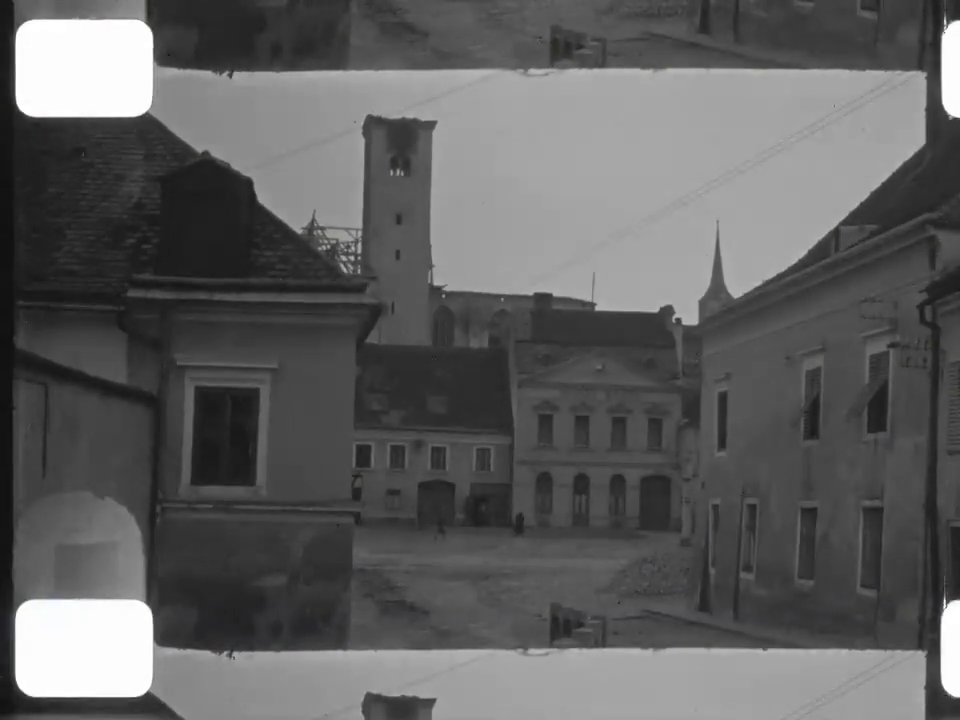
#> input picture templates/16mm_test.png, 960 x 720 px
$ python createMasks.py
#> lines starting #> are read from the running program, lines starting #| are printed output that depends on the picture; after the words box and inside, x2 and y2 are one past the last pixel; in counts of white or black regions, pixels touching at a corner belong together
import numpy as np
import cv2
from matplotlib import pyplot as plt
import os
import random

def cropWindow(img, w, h, center_x, center_y):
    tmp_img = img

    p1_x = center_x - int(w/2)
    p1_y = center_y - int(h/2)
    p2_x = center_x + int(w/2)
    p2_y = center_y + int(h/2)

    cropped_img = tmp_img[p1_y:p2_y, p1_x:p2_x]
    return cropped_img


img_path = "templates/16mm_test.png"
mask_path = "./film_types/" # 16mm_mask_prep_v5.png
dst_path = "./masks_3classes/"

mask_files = os.listdir(mask_path)
cnt = 0;
for i, mask in enumerate(mask_files):
    print(mask)
    mask_filepath = mask_path + "/" + mask;

    # [5 lines of commented-out code are left out]

    if(i == 0):
        crop_w = 960  #840
        crop_h = 720  #630
        random_x_range = [540, 680]  # [580, 600]
        random_y_range = [370, 545]  # [420, 490]
        class_indices = i+1
    elif(i == 1):
        crop_w = 960  # 840
        crop_h = 720  # 630
        random_x_range = [580, 620]  # [580, 600]
        random_y_range = [430, 480]  # [430, 480]
        class_indices = i+1


    nSamples = 50

    img = cv2.imread(img_path)
#> img is the input picture: shape (720, 960, 3); mean B, G, R 96.3, 96.2, 96.2
    img = img[200:380, 200:440]
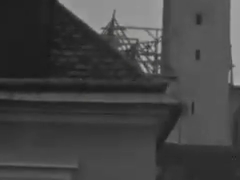
#> img: shape (180, 240, 3); mean B, G, R 67.5, 67.6, 67.6
    mask = cv2.imread(mask_filepath)
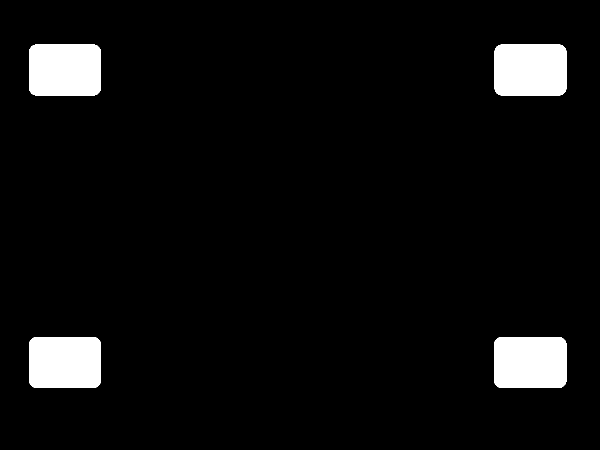
#> input picture film_types/16mm_mask_prep_v5.png, 1200 x 900 px (shown at 1/2 size)
#> mask is the input picture: shape (900, 1200, 3); 5.4% white; 4 white regions, box (x1, y1, x2, y2) and area: (988, 674, 1133, 776) 14580, (58, 89, 202, 191) 14478, (989, 89, 1133, 191) 14478, (58, 674, 202, 776) 14478
    print(mask.shape)
#| (900, 1200, 3)
    print(img.shape)
#| (180, 240, 3)

    #print(mask[2:5])


    #mask_resized = cv2.resize(mask, (int(mask.shape[1] / 3), int(mask.shape[0] / 3)))
    img_resized = cv2.resize(img, (mask.shape[1], mask.shape[0]))
    #print(mask_resized.shape)
    print(img.shape)
#| (180, 240, 3)
    #print(img_resized.shape)

    #random.seed(5)
    for i in range(0, nSamples):
        cnt = cnt + 1

        rand_x = random.randint(random_x_range[0], random_x_range[1])
        rand_y = random.randint(random_y_range[0], random_y_range[1])
        #print(rand_x)
        #print(rand_y)

        alpha = 0.5

        src1 = img_resized.copy()
        src2 = mask.copy()
        output = mask.copy()
        output = cropWindow(mask, w=crop_w, h=crop_h, center_x=rand_x, center_y=rand_y)   #780, 1150   700, 1000


        # [4 lines of commented-out code are left out]
        cv2.addWeighted(src2, alpha, src1, 1 - alpha, 0, output)
        #print(output.shape)

        output = cv2.resize(output, (960, 720))
        idx = np.where(output == 255)
        output[output == 255] = class_indices
        print(output.shape)
        print(np.unique(output))

        #output = cv2.resize(output, (int(output.shape[1] / 2), int(output.shape[0] / 2)))

        cv2.imwrite(dst_path + "/mask_" + str(cnt) + ".png", output)
#> this loop made 50 passes
#| [0 1]
#| [0 1]
#| [0 1]
#| [0 1]
#| [0 1]
#| [0 1]
#| [0 1]
#| [0 1]
#> (further printed lines are left out)
#> pass 1, in cropWindow, `cropped_img = tmp_img[p1_y:p2_y, p1_x:p2_x]`:
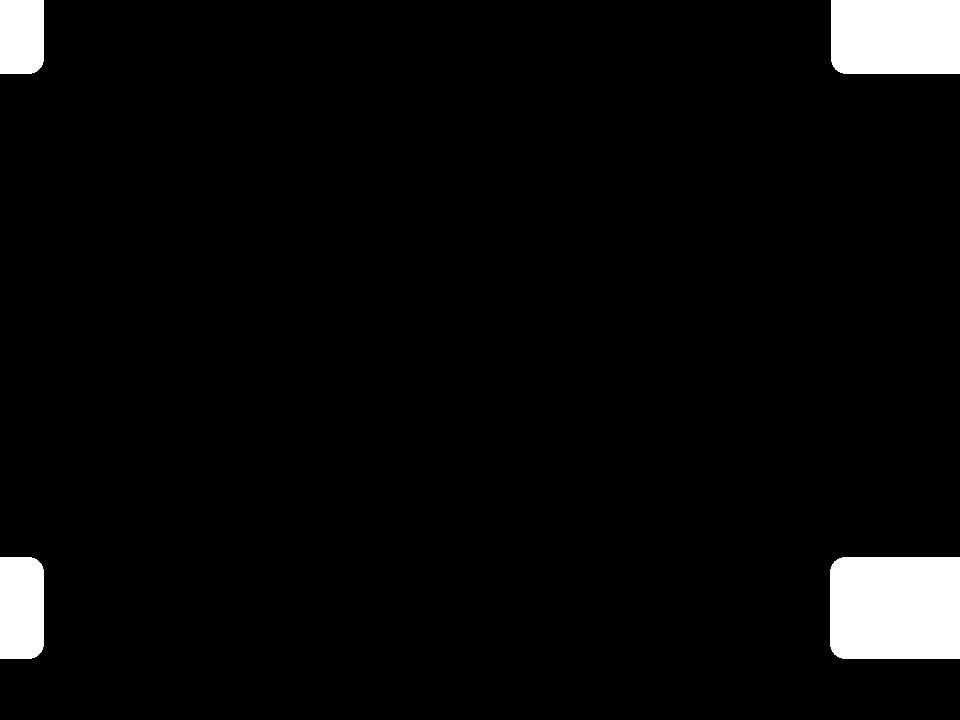
#> cropped_img: shape (720, 960, 3); 4.4% white; 4 white regions, box (x1, y1, x2, y2) and area: (830, 557, 960, 659) 13156, (831, 0, 960, 74) 9494, (0, 557, 44, 659) 4382, (0, 0, 44, 74) 3203
#> pass 2, in cropWindow (call 2), `cropped_img = tmp_img[p1_y:p2_y, p1_x:p2_x]`:
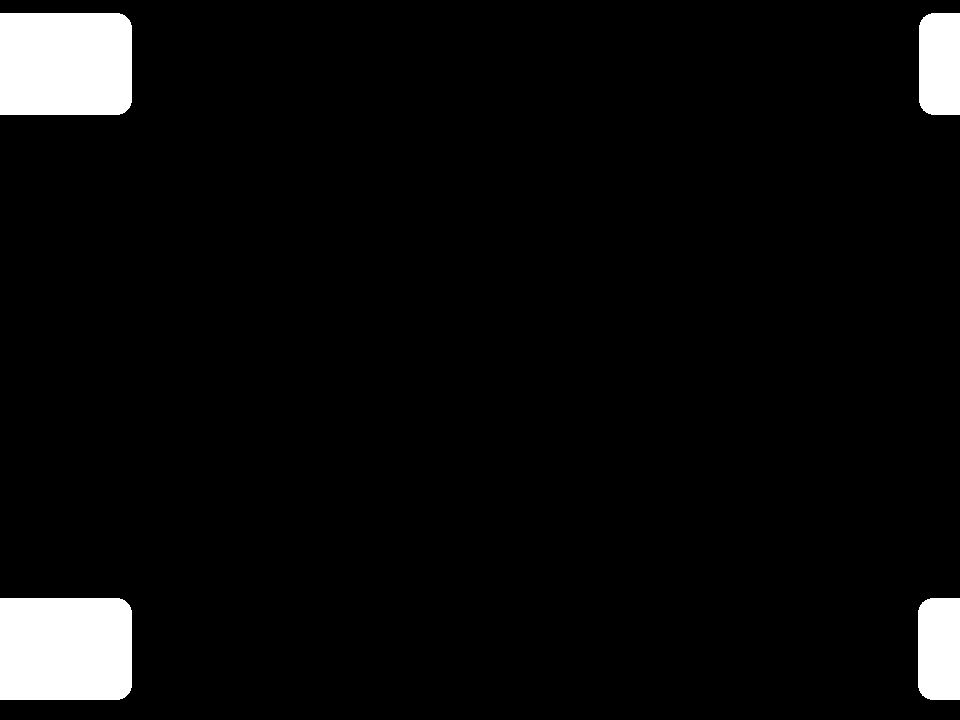
#> cropped_img: shape (720, 960, 3); 5.1% white; 4 white regions, box (x1, y1, x2, y2) and area: (0, 13, 132, 115) 13358, (0, 598, 132, 700) 13358, (918, 598, 960, 700) 4180, (919, 13, 960, 115) 4078
#> after the loop:
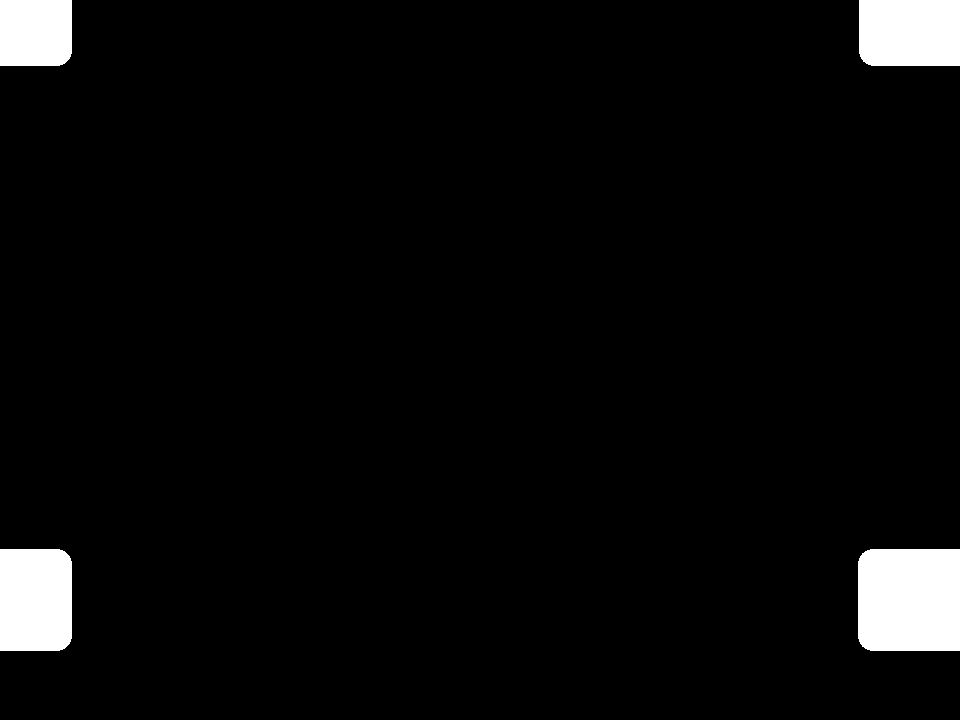
#> output: shape (720, 960, 3); values 0 (black) and 1 (white), 4.2% white; 4 white regions, box (x1, y1, x2, y2) and area: (858, 549, 960, 651) 10300, (0, 549, 72, 651) 7238, (859, 0, 960, 66) 6614, (0, 0, 72, 66) 4699
#> after the loop, cnt = 50
#> pass 2 of the loop `for i, mask in enumerate(mask_files):`:
#| 9,5mm_mask_v3.png
#> mask_filepath = './film_types//9,5mm_mask_v3.png'
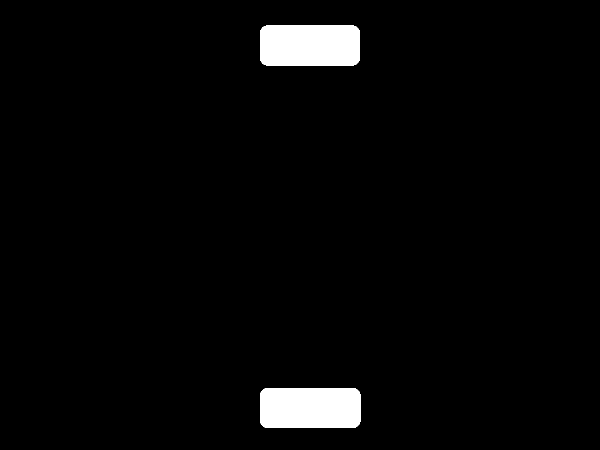
#> input picture film_types/9,5mm_mask_v3.png, 1200 x 900 px (shown at 1/2 size)
#> mask is the input picture: shape (900, 1200, 3); 2.9% white; 2 white regions, box (x1, y1, x2, y2) and area: (520, 776, 721, 856) 15870, (520, 51, 720, 131) 15790
#| (900, 1200, 3)
#| (180, 240, 3)
#| (180, 240, 3)
#> the loop `for i in range(0, nSamples):` made 50 passes
#| [0 2]
#| [0 2]
#| [0 2]
#| [0 2]
#| [0 2]
#> (further printed lines are left out)
#> pass 1, in cropWindow (call 51), `cropped_img = tmp_img[p1_y:p2_y, p1_x:p2_x]`:
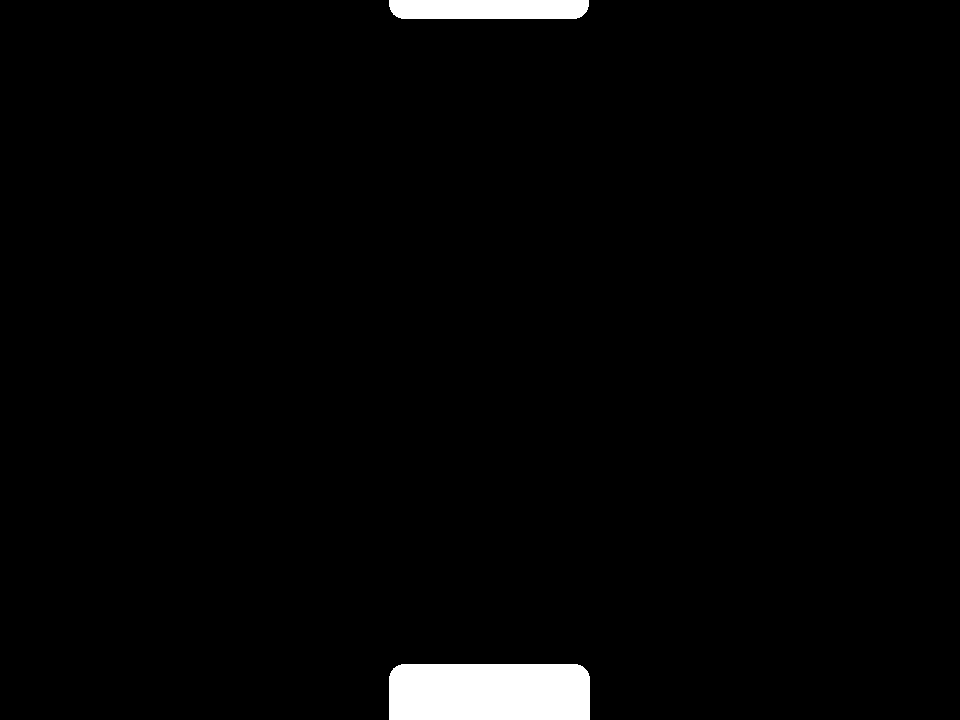
#> cropped_img: shape (720, 960, 3); 2.1% white; 2 white regions, box (x1, y1, x2, y2) and area: (389, 664, 590, 720) 11151, (389, 0, 589, 19) 3695
#> after the loop `for i in range(0, nSamples):`:
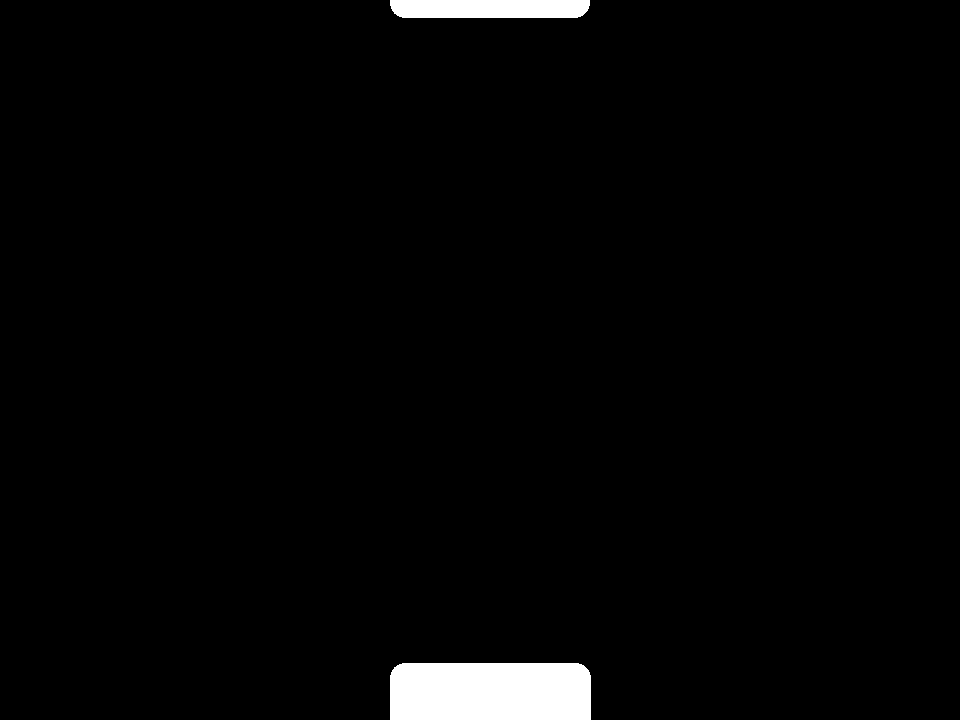
#> output: shape (720, 960, 3); values 0 (black) and 2 (white), 2.1% white; 2 white regions, box (x1, y1, x2, y2) and area: (390, 663, 591, 720) 11352, (390, 0, 590, 18) 3495
#> after the loop `for i in range(0, nSamples):`: cnt = 100
        #cv2.imshow("Output", output)
        #cv2.waitKey(0)
